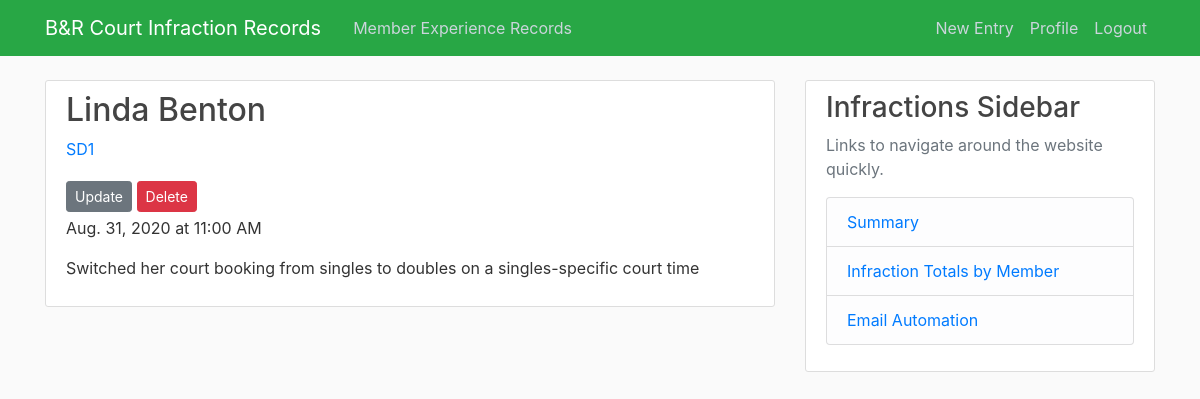
/courtinfractions/record/26/ (signed in), run on the app's committed database.
### courtinfractions/models.py (models this page shows, shortened)
class courtInf(models.Model):
    codeInf=[
        ('LC1', 'Late Cancel'),
        ('NS1', 'No Show'),
        ('SD1', 'Singles to Doubles'),
        ('GN1', 'Guest Name'),
        ('OTH', 'Other (Please specify in notes)'),
    ]
    codeTime=[
        ('5:40 AM', '5:40 AM'),
        ('6:00 AM', '6:00 AM'),
        ('6:20 AM', '6:20 AM'),
        ('7:00 AM', '7:00 AM'),
        ('7:40 AM', '7:40 AM'),
        ('8:00 AM', '8:00 AM'),
        ('8:20 AM', '8:20 AM'),
        ('9:00 AM', '9:00 AM'),
        ('9:40 AM', '9:40 AM'),
        ('10:00 AM', '10:00 AM'),
        ('10:20 AM', '10:20 AM'),
        ('11:00 AM', '11:00 AM'),
        ('11:40 AM', '11:40 AM'),
        ('12:00 PM', '12:00 PM'),
        ('12:15 PM', '12:15 PM'),
        ('12:20 PM', '12:20 PM'),
        ('1:00 PM', '1:00 PM'),
        ('1:15 PM', '1:15 PM'),
        ('1:40 PM', '1:40 PM'),
        ('2:00 PM', '2:00 PM'),
        ('2:15 PM', '2:15 PM'),
        ('2:20 PM', '2:20 PM'),
        ('3:00 PM', '3:00 PM'),
        ('3:30 PM', '3:30 PM'),
        ('3:40 PM', '3:40 PM'),
        ('4:00 PM', '4:00 PM'),
        ('4:20 PM', '4:20 PM'),
        ('4:30 PM', '4:30 PM'),
        ('5:00 PM', '5:00 PM'),
        ('5:30 PM', '5:30 PM'),
        ('5:40 PM', '5:40 PM'),
        ('6:00 PM', '6:00 PM'),
        ('6:20 PM', '6:20 PM'),
        ('6:30 PM', '6:30 PM'),
        ('7:00 PM', '7:00 PM'),
        ('7:30 PM', '7:30 PM'),
        ('7:40 PM', '7:40 PM'),
        ('8:00 PM', '8:00 PM'),
        ('8:20 PM', '8:20 PM'),
        ('8:30 PM', '8:30 PM'),
        ('9:00 PM', '9:00 PM'),
        ('9:30 PM', '9:30 PM'),
        ('9:40 PM', '9:40 PM'),
        ]
    sport = models.CharField(max_length=10)
    name = models.ForeignKey(contactInfo, on_delete=models.PROTECT)
    infraction = models.CharField(max_length=3, choices=codeInf)
    date = models.DateField(default=timezone.now)
    courtTime = models.CharField(max_length=8, choices=codeTime)
    notes = models.TextField(blank=True)
    date_created = models.DateTimeField(default=timezone.now)
    author = models.ForeignKey(User, on_delete=models.PROTECT)

class contactInfo(models.Model):
    memberName = models.CharField(max_length=200)
    email = models.CharField(max_length=254)
    def __str__(self):
        return self.memberName

### courtinfractions/views.py (the view)
# urls.py: path('record/<int:pk>/', CIDetailView.as_view(), name='CI-record'),
class CIDetailView(LoginRequiredMixin, DetailView):
    model = courtInf

### courtinfractions/Templates/courtinfractions/courtInf_detail.html
{% extends 'courtinfractions/base.html' %}
{% block content %}
    <article class="media content-section">
      <div class="media-body">
        <div class="article-metadatea">
            <h2><a class="article-title" href="{% url 'CI-member' object.name %}">{{ object.name }}</a></h2>
            <p><a class="article-content" href="{% url 'CI-record' object.id %}">{{ object.infraction }}</a></p>
          {% if object.author == user %}
             <div>
                <a class="btn btn-secondary btn-sm mt-1 mb-1" href="{% url 'CI-update' object.id %}">Update</a>
                <a class="btn btn-danger btn-sm mt-1 mb-1" href="{% url 'CI-delete' object.id %}">Delete</a>
             </div>
          {% endif %}
        </div>
          <p class="article-content">{{ object.date }} at {{ object.courtTime }}</p>
          <p class="article-content">{{ object.notes }}</p>
      </div>
    </article>
{% endblock content %}

### courtinfractions/static/courtinfractions/main.css (style rules this page uses)
body { background: #fafafa; color: #333333; margin-top: 5rem; }
h1, h2, h3, h4, h5, h6 { color: #444444; }
.content-section { background: #ffffff; padding: 10px 20px; border: 1px solid #dddddd; border-radius: 3px; margin-bottom: 20px; }
.article-title { color: #444444; }
.article-content { white-space: pre-line; }

### data on the page
courtInf: name "Linda Benton", infraction "SD1", date "Aug. 31, 2020", courtTime "11:00 AM", notes "Switched her court booking from singles to doubles on a singles-specific court time"
